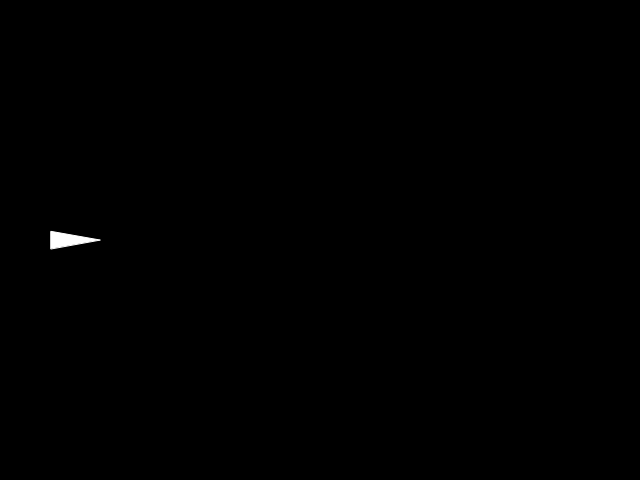
Frame 1 (no input)
Frame 60 (no input): identical to frame 1, image omitted
Frame 120 (the mouse pressed at the canvas centre since frame 60): identical to frame 1, image omitted

The p5.js sketch that drew this single still picture (run headless with seeded random() and noise() and a simulated clock; from frame 60 on, the mouse is pressed at the canvas centre):

// p5.js sketch
// ── sketch.js
var planeX = 100
var planeY = 240
var accel = 0
var length = 50
var ang = 0
var PlaneWidth = 10


function setup() {
createCanvas(640, 480);
strokeWeight(1);
stroke(255)
frameRate(30);
}

function draw() {
  background(0)
  if(keyIsDown(87) || keyIsDown(83)) {
  	if(accel < 10) {accel += 1};
  }
  else {
  	if (ang < 0) {
  		ang += 5
  		if(ang > 0) {ang = 0}

  	}
    if (ang > 0) {
    	ang -= 5
    	if(ang < 0) {ang = 0}
    }
  	accel = 0;
  }
  if(keyIsDown(87)) {
  	planeY -= (2 + accel);
  	if(ang > -15) {
  		ang -= 1
  	}
  }
  if(keyIsDown(83)) {
  	planeY += (2 + accel);
  	if(ang < 15) {
  		ang += 1
  	}
  }
 // ellipse(planeX,planeY,40,40);
 // triangle(planeX,planeY,planeX - (length * Math.sin((ang)/180*Math.PI + accel/100*Math.PI)), planeY + (length * Math.cos((ang)/180*Math.PI + accel/100*Math.PI)),planeX - (length * Math.sin((ang)/180*Math.PI + accel/100*Math.PI)), planeY - (length * Math.cos((ang)/180*Math.PI + accel/100*Math.PI)) )
 // line(planeX,planeY,planeX - length * (Math.cos((ang)/180*Math.PI)), planeY - length * (Math.sin((ang)/180*Math.PI)));
 var point1Ang = (ang + PlaneWidth)/180*Math.PI;
 var point2Ang = (ang - PlaneWidth)/180*Math.PI;
  triangle(planeX,planeY,planeX - length * Math.cos(point1Ang), planeY - length * Math.sin(point1Ang), planeX - length * Math.cos(point2Ang), planeY - length * Math.sin(point2Ang));
}
// ── ship.js
function ship() {
	this.x = 100;
	this.y = 240;
	this.accel = 0;
	this.length = 50;
	this.ang = 0;
	this.wingSpan = 10;
	this.goingUp = false;
	this.goingDown = false;

	this.show = function() {
		fill(255);
		this.p1Ang = (this.ang + this.wingSpan)/180*Math.PI;
 		this.p2Ang = (this.ang - this.wingSpan)/180*Math.PI;
  		triangle(this.x,this.y,this.x - this.length * Math.cos(this.p1Ang), this.y - this.length * Math.sin(this.p1Ang), this.x - this.length * Math.cos(this.p2Ang), (this.y) - this.length * Math.sin(this.p2Ang));
	}

	this.upKey = function() {
		this.goingUp = true
	}

	this.downKey = function() {
		this.goingDown = true
	}

	this.update = function() {

		if(this.goingUp || this.goingDown) {
  			if(this.accel < 10) {this.accel += 1};
  		}
  		else {
  			if (this.ang < 0) {
  				this.ang += 5
  				if(this.ang > 0) {this.ang = 0}

  			}

    		if (this.ang > 0) {
    			this.ang -= 5
    			if(this.ang < 0) {this.ang = 0}
    		}

  			this.accel = 0;
  		}

  		if(this.goingUp) {
  			this.y -= (2 + this.accel);
  			if(this.ang > -15) {
  				this.ang -= 1
  			}
  		}

  		if(this.goingDown) {
  			this.y += (2 + this.accel);
  			if(this.ang < 15) {
  				this.ang += 1
  			}
  		}
  		if(this.y - this.length * Math.sin((this.ang - this.wingSpan)/180*Math.PI) > height) {
  			this.y = height + this.length * Math.sin((this.ang - this.wingSpan)/180*Math.PI)
  		}
  		if(this.y - this.length * Math.sin((this.ang + this.wingSpan)/180*Math.PI) < 0) {
  			this.y = this.length * Math.sin((this.ang + this.wingSpan)/180*Math.PI)
  		}
  		this.goingUp = false
  		this.goingDown = false
	}
}
